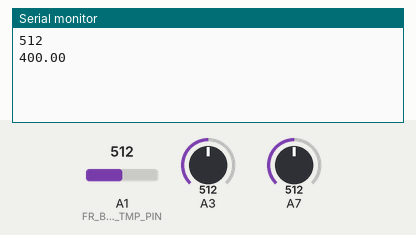
A sketch run on a simulated Arduino Uno, built with avr-gcc and run on an emulated ATmega328P. Parts: the last lines printed to the serial monitor. Inputs (shaded band) come from the test bench; at power-on: A1 (FR_BRK_TMP_PIN) = 512, A3 = 512, A7 = 512.

Above: at 1.8 s.
1.9 s: A1 (FR_BRK_TMP_PIN) set to 716
At 2.8 s:
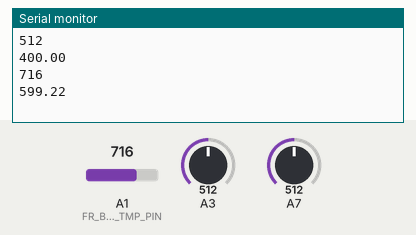
3.4 s: A1 (FR_BRK_TMP_PIN) set to 900
At 4.4 s:
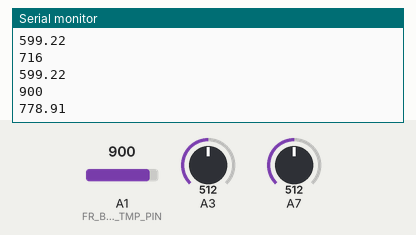
Timing chart, 0 to 6.4 s (numbered marks = the images above; inputs shaded):
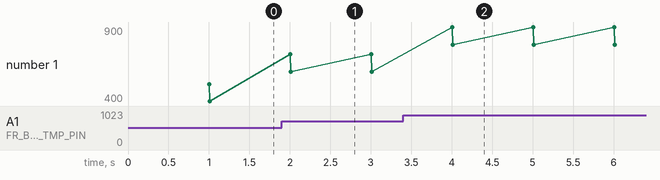

The sketch:

telemetryTesting.ino
```cpp
/* Telemetry testing code for 3/6/2021
 *  subroutines: analogSensors, telemetry
 *  unused subroutines: digitalSensors, saveAndCompile
 *
 *  GOAL: record FL brake temp, FR brake temp, and front brake pressure
 */

//#include "SD.h"
//#include"SPI.h"
//#include <Wire.h>
//#include <Adafruit_ADS1015.h>
#include <SoftwareSerial.h>

SoftwareSerial xbee(0,1);

//GLOBALS
//String dataString =""; // holds the data to be written to the SD card
//String fileName;
//File sensorData;


unsigned long previousTimeDigital = millis();
unsigned long previousTimeAnalog = millis();
unsigned long currentTime;
const int sensorsLen = 3;

// SENSOR ARRAYS
float allSensors[sensorsLen];

// SENSOR GLOBALS
int sensorVoltage = 0;
int systemVoltage = 5;
int resolution = 1024;

// Brake Temperature
int FL_BRK_TMP_PIN = 97;
int FR_BRK_TMP_PIN = A1;
float FL_BRK_TMP, FR_BRK_TMP;

// Brake Pressure
int F_BRK_PRES_PIN = 93;
float F_BRK_PRES = 0;

// OFFSETS
float F_BRK_PRES_CLB;


float convertSensor(int sensorValue, int calibration=0);
// sensor value from 0 to 2^16 and returns a voltage between 0 and 5 V
float convertSensor(int sensorValue, int calibration=0){
  float sensorVoltage = (sensorValue * ((float)systemVoltage/resolution)) - calibration;
  return sensorVoltage;
}


void setup() {
  // Open serial communications
  Serial.begin(9600);
  //  Serial.print("Initializing SD card...");
  xbee.begin(9600);
  pinMode(FR_BRK_TMP_PIN, INPUT);
  F_BRK_PRES_CLB = convertSensor(analogRead(F_BRK_PRES_PIN));

}


void loop() {
  currentTime = millis();
//  run checks for digital sensors every single loop, check for reading of 0
//  digitalSensors();
//  check for analog reading every second
  if (currentTime - previousTimeAnalog > 1000){
    previousTimeAnalog = currentTime;
//    compileCurData();
//    saveData();
    // for now write to xbee every second, may shorten interval
    analogSensors();
    Serial.println(analogRead(A1));
    writeXbee();
  }
}
```

analogSensors.ino
```cpp
void analogSensors(){

  allSensors[0] = (convertSensor(analogRead(FL_BRK_TMP_PIN)) - 0.50)/0.005;
  allSensors[1] = (convertSensor(analogRead(FR_BRK_TMP_PIN)) - 0.50)/0.005;
  allSensors[2] = (convertSensor(analogRead(F_BRK_PRES_PIN), F_BRK_PRES_CLB) - 0.50)/ (4/7500);
}
```

digitalSensors.ino
```cpp
void digitalSensors(){
//  // wheel speed
//  FL_VSS = digitalRead(FL_VSS_PIN);
//  FR_VSS = digitalRead(FR_VSS_PIN);
//  if (FL_VSS == 0){
//      diff = currentTime - FL_VSS_LastRead;
//      wheelSpeed = wheelCirc/diff;
//      allSensors[1] = wheelSpeed;
//      FL_VSS_LastRead = currentTime;
//  }
//  if (FR_VSS == 0){
//      diff = currentTime - FR_VSS_LastRead;
//      wheelSpeed = wheelCirc/diff;
//      allSensors[1] = wheelSpeed;
//      FR_VSS_LastRead = currentTime;
//  }
//  // REPEAT WITH BACK WHEEL SPEEDS FROM MOTEC
//  if (BL_VSS == 0){
//      diff = currentTime - BL_VSS_LastRead;
//      wheelSpeed = wheelCirc/diff;
//      allSensors[2] = wheelSpeed;
//      BL_VSS_LastRead = currentTime;
//  }
//  if (BR_VSS == 0){
//      diff = currentTime - BR_VSS_LastRead;
//      wheelSpeed = wheelCirc/diff;
//      allSensors[3] = wheelSpeed;
//      BR_VSS_LastRead = currentTime;
//  }
}
```

saveAndCompile.ino
```cpp
// saves to sd card
void saveData(){
//  if (SD.exists(fileName)) { // check the card is still there
//  // now append new data file
//    sensorData = SD.open(fileName, FILE_WRITE);
//    if (sensorData){
//      sensorData.println(dataString);
//      sensorData.close(); // close the file
//    }
//    digitalWrite(led_r, HIGH);
//    digitalWrite(led_y, HIGH);
//    digitalWrite(led_g, LOW);
//  } else {
//    Serial.println("Error writing to file !");
//    digitalWrite(led_r, LOW);
//    digitalWrite(led_y, LOW);
//    digitalWrite(led_g, HIGH);
//  }
//}
//
//// pulls all analog values and compiles into CSV string
//void compileCurData(){
//  analogSensors();
//  // convert to CSV
//  dataString = "";
//  for (int i = 0; i < sizeof(allSensors)/sizeof(int); i = i + 1) {
//    dataString = String(allSensors[i]) + " ,";
//  }
}
```

telemetry.ino
```cpp
// writes sensor values to xbee
void writeXbee(){
  // excluding strain gauges and pitot tubes
  // significant digits of each sensor values
  //int sensorSig[sensorsLen] = {0, 3, 1, 2, 0, 0, 1, 2,
  //                      1, 1, 0, 0, 0, 0, 0, 0,
  //                      0, 0, 0, 3, 3, 3, 2, 1,
  //                      0, 0};
  int sensorSig[sensorsLen] = {0,0,0};
  short shortSensorData[sensorsLen];
  short id = -32767;
  Serial.println(allSensors[1]);
  // assumes the first 36 elements matches the python side of sensors
  for (int i= 0; i < sensorsLen; i++){
    // does not round yet
    shortSensorData[i] = short(allSensors[i] * pow(10,sensorSig[i])); // may not need to use a list
    xbee.write(highByte(shortSensorData[i]));
    xbee.write(lowByte(shortSensorData[i]));
  }
  xbee.write(highByte(id));
  xbee.write(lowByte(id));
}
```

Measured:
- after the input at 1.9 s, the serial monitor: prints a new line after 0.10 s (image 1)
- after the input at 3.4 s, the serial monitor: prints a new line after 0.61 s (image 2)
- plotted number 1: 400 → 599.22 after the input at 1.9 s, 599.22 → 778.91 after the input at 3.4 s
